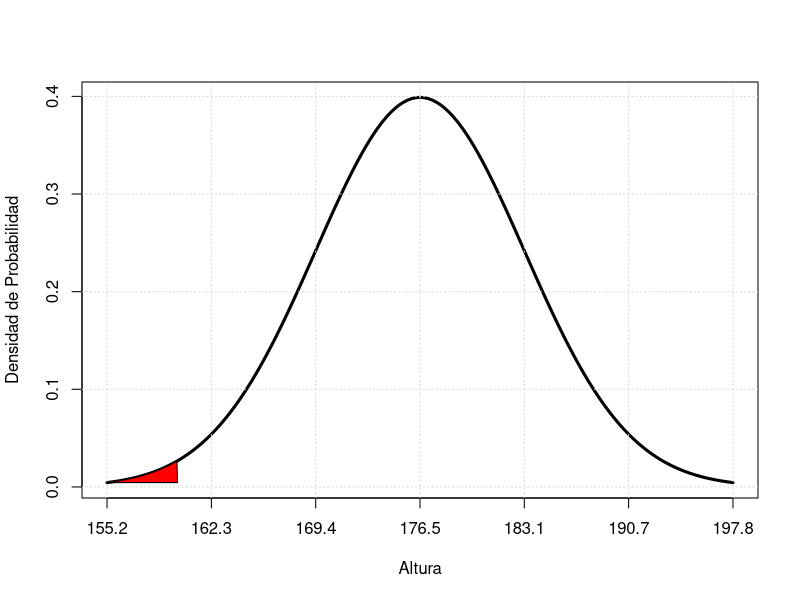
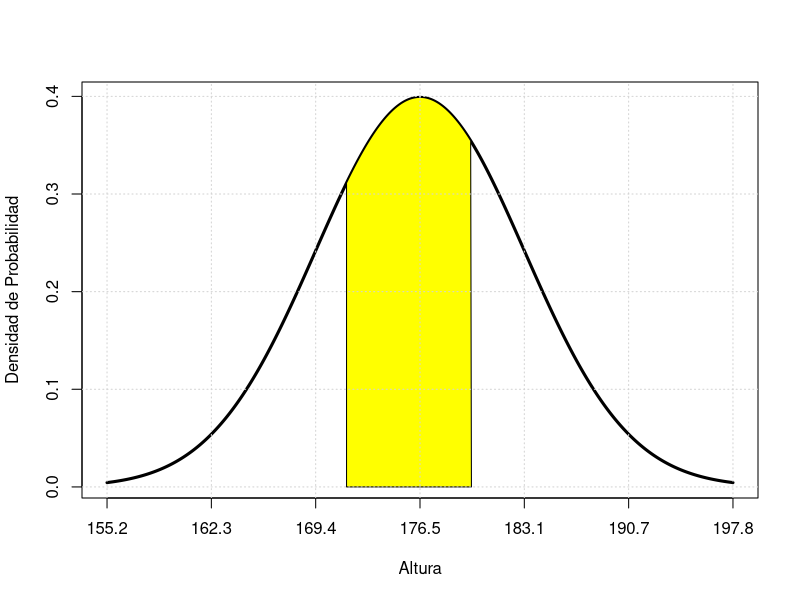
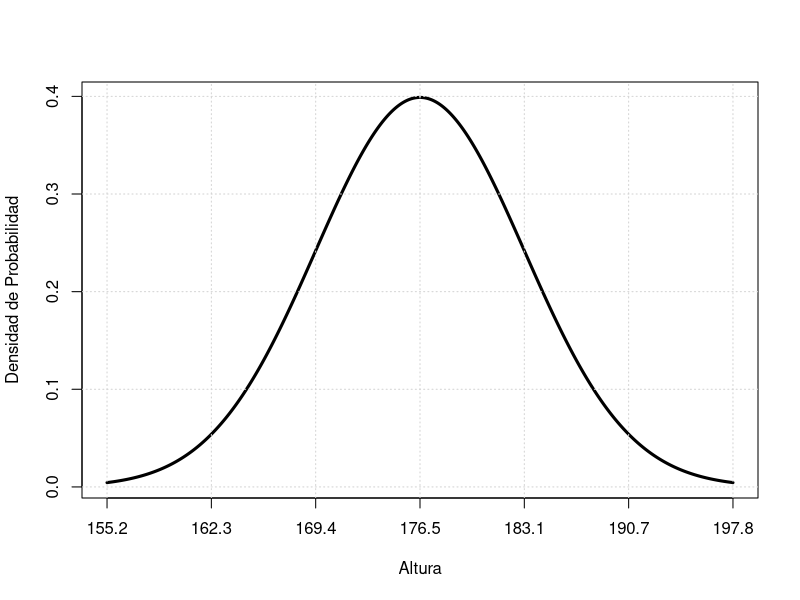
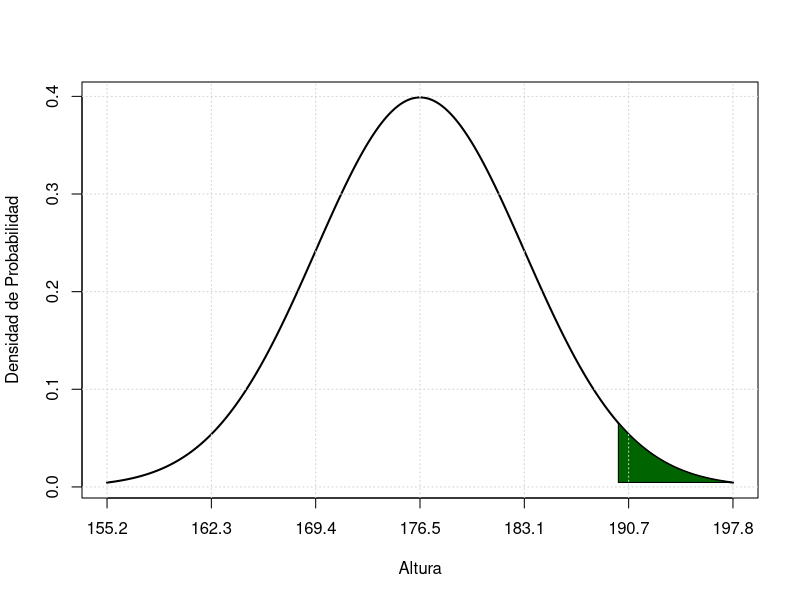

R code for these plots, in order:
## ---- chunk 1
knitr::opts_chunk$set(echo = TRUE)
## ---- chunk 2
mu <- 176.5
sigma <- 7.1
Z_160 <- (160-mu)/sigma
Z_160
## ---- chunk 3
pnorm(Z_160)
## ---- chunk 4
x<-seq(-3,3,0.01)
z<-seq(-3,Z_160,0.01)
p<-dnorm(z)
z<-c(z,Z_160,-3)
p<-c(p,min(p),min(p))
plot(x,dnorm(x), type="l",xaxt="n",
     ylab = "Densidad de Probabilidad", xlab="Altura", lwd=3)

axis(1,at=-3:3, labels = c("155.2","162.3","169.4","176.5","183.1","190.7","197.8"))
polygon(z,p,col="red")
grid()
## ---- chunk 5
mu <- 176.5
sigma <- 7.1
Z_171.5 <- (171.5-mu)/sigma
Z_171.5
  #Primero convertimos la distribución normal en estándar n(x;0,1) 
  #desde ?? = 180 y ?? = 7.1 calculamos
mu <- 176.5
sigma <- 7.1
Z_180 <- (180-mu)/sigma
Z_180
pnorm(Z_180)-pnorm(Z_171.5)
## ---- chunk 6
x<-seq(-3,3,0.01)
z<-seq(Z_171.5, Z_180,0.01)
p<-dnorm(z)
z<-c(z,Z_180,Z_171.5)
p<-c(p,0,0)
plot(x,dnorm(x), type="l",xaxt="n",
     ylab = "Densidad de Probabilidad", xlab="Altura", lwd=3)
axis(1,at=-3:3, labels = c("155.2","162.3","169.4","176.5","183.1","190.7","197.8"))
polygon(z,p,col="yellow")
grid()
## ---- chunk 7
mu <- 176.5
sigma <- 7.1
Z_175 <- (175-mu)/sigma
Z_175
pnorm(Z_175)
## ---- chunk 8
x<-seq(-3,3,0.01)
z<-seq(Z_175,Z_175,0.00)
p<-dnorm(z)
z<-c(z,Z_175,Z_175)
p<-c(p,min(p),min(p))
plot(x,dnorm(x), type="l",xaxt="n",
     ylab = "Densidad de Probabilidad", xlab="Altura", lwd=3)

axis(1,at=-3:3, labels = c("155.2","162.3","169.4","176.5","183.1","190.7","197.8"))
polygon(z,p,col="red")
grid()
## ---- chunk 9
mu <- 176.5
sigma <- 7.1
Z_190 <- (190-mu)/sigma
Z_190
## ---- chunk 10
1-pnorm(Z_190)
## ---- chunk 11
x<-seq(-3,3,0.01)
z<-seq(Z_190,3,0.01)
p<-dnorm(z)
z<-c(z,3,Z_190)
p<-c(p,min(p),min(p))
plot(x,dnorm(x), type="l",xaxt="n",ylab = "Densidad de Probabilidad",
     xlab="Altura", lwd=2)
axis(1,at=-3:3, labels = c("155.2","162.3","169.4","176.5","183.1","190.7","197.8"))
polygon(z,p,col="darkgreen")
grid()
